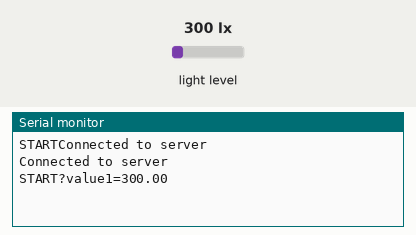
Bench run of a sketch on a simulated Arduino MKR. On the bench: the last lines printed to the serial monitor. The test bench sets the inputs (shaded band); at power-on: light level 300 lx. WiFi joins after 1.5 s; servers stay silent unless stated; web services answer with replies made up by the test bench.

Above: at 2.9 s.
3.0 s: light level set to 586 lx
At 5.4 s:
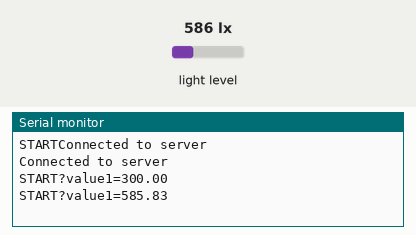
6.8 s: light level set to 617 lx
At 9.0 s:
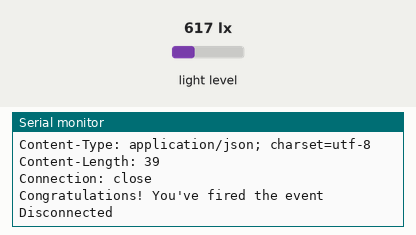
Timing chart, 0 to 10.5 s (numbered marks = the images above; inputs shaded):
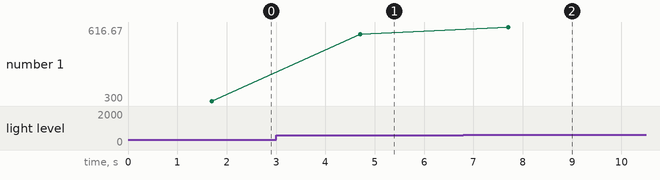

Measured:
- the behaviour switches between 600 and 601 lx on light level (found by bisection; images 1 and 2)
- after the input at 3.0 s, the serial monitor: prints a new line after 1.7 s (image 1)
- after the input at 6.8 s, the serial monitor: prints a new line after 0.90 s (image 2)
- plotted number 1: 300 → 585.83 after the input at 3.0 s, 585.83 → 616.67 after the input at 6.8 s

The sketch:

210_3.2C.ino
```cpp
#include <WiFiNINA.h>
#include <BH1750.h>
#include <Wire.h>

// WiFi credentials
char ssid[] = "Arjun";
char pass[] = "123456781";

WiFiClient client;
BH1750 lightMeter;

// IFTTT Configuration
char   HOST_NAME[] = "maker.ifttt.com";
String PATH_NAME  = "/trigger/lightsensor/with/key/pEXkMrzYLEzJv7mrOcg1_j6Dm2GT3vk10zDzXBdWke_";
String queryString = "?value1=57&value2=25"; // Initial query parameters

void setup() {
  Serial.begin(9600);
  Serial.print("START");
  while (!Serial);

  WiFi.begin(ssid, pass);
  Wire.begin();

  // Connect to WiFi and IFTTT server
  while (true) {
    if (client.connect(HOST_NAME, 80)) {
      Serial.println("Connected to server");
      break;
    } else {
      Serial.println("Connection failed");
    }
    delay(500);
  }
  lightMeter.begin();
  Serial.println("Connected to server");
}

void loop() {
  Serial.print("START");
  float lux = lightMeter.readLightLevel();

  // Update the query parameters with the current light reading
  queryString = "?value1=" + String(lux);
  Serial.println(queryString);

  if (lux > 600) {
    // Send an HTTP GET request to IFTTT
    client.println("GET " + PATH_NAME + queryString + " HTTP/1.1");
    client.println("Host: " + String(HOST_NAME));
    client.println("Connection: close");
    client.println();

    while (client.connected()) {
      if (client.available()) {
        char c = client.read();
        Serial.print(c);
      }
    }
    client.stop();
    Serial.println();
    Serial.println("Disconnected");
  }

  // Reset the queryString and wait before the next reading
  queryString = "";
  delay(3000);
}
```
